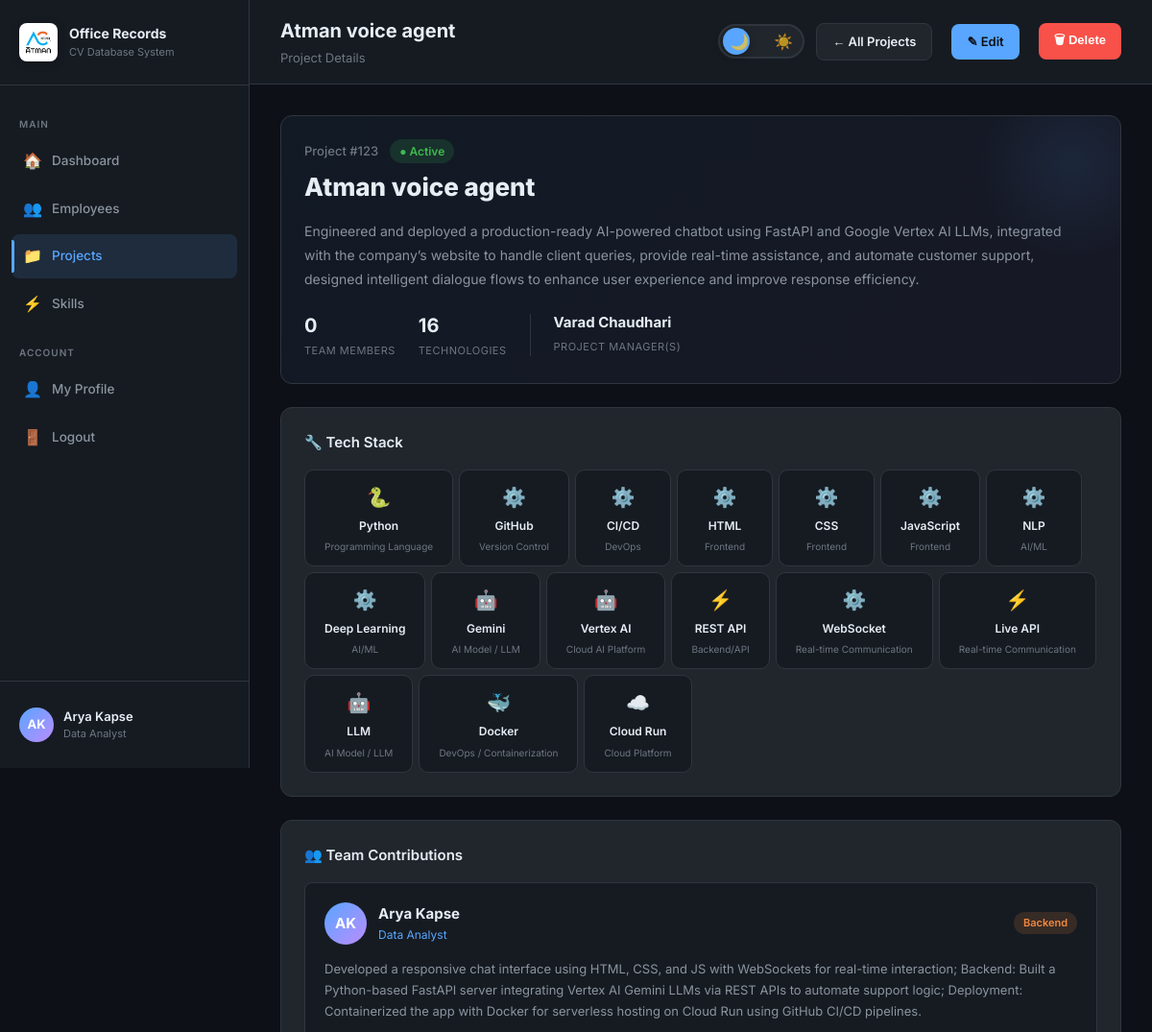
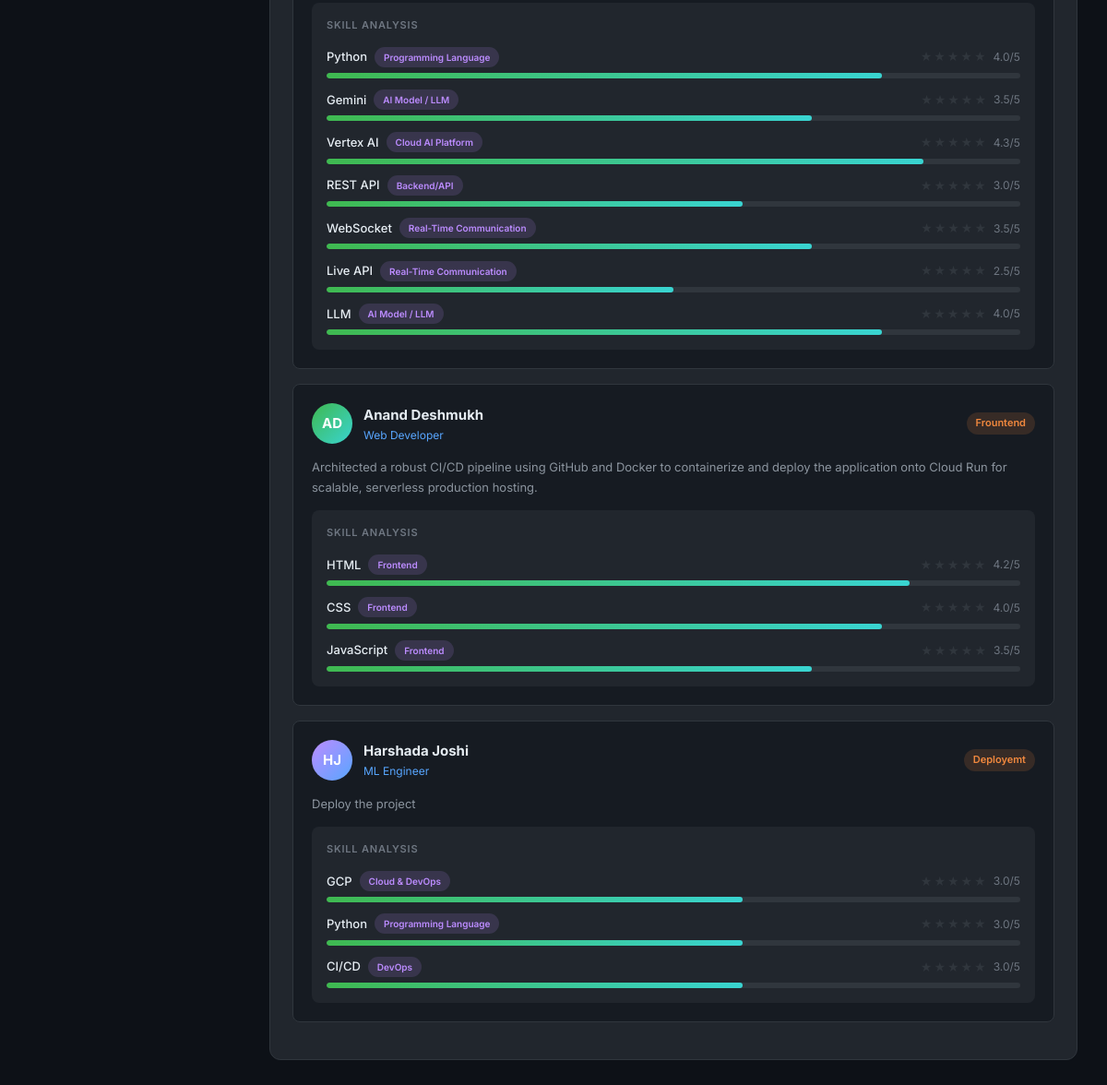
Page /projects/123/ (signed in) on the committed database (2 pictures, top to bottom).
### records/models.py (models this page shows, shortened)
class Employee(models.Model):
    ROLE_HR = 'HR'
    ROLE_MANAGER = 'Manager'
    ROLE_EMPLOYEE = 'Employee'
    ROLE_CHOICES = [
        ('HR', 'HR'),
        ('Manager', 'Manager'),
        ('Employee', 'Employee'),
    ]
    emp_id = models.IntegerField(primary_key=True)
    emp_name = models.CharField(max_length=200)
    IAM = models.CharField(max_length=20, choices=ROLE_CHOICES, default='Employee')
    password = models.CharField(max_length=100)
    email = models.EmailField(max_length=200, blank=True, null=True)
    profile_summary = models.TextField(blank=True, null=True)
    linkedin_url = models.CharField(max_length=300, blank=True, null=True)
    github_portfolio_url = models.CharField(max_length=300, blank=True, null=True)
    joining_date = models.CharField(max_length=50, blank=True, null=True)
    manager_id = models.IntegerField(blank=True, null=True)
    designation = models.CharField(max_length=200, blank=True, null=True)
    experience = models.CharField(max_length=50, blank=True, null=True)
    total_utilization = models.FloatField(default=0, blank=True, null=True)
    class Meta:
        db_table = 'employee'
    def get_initials(self):
        parts = self.emp_name.split()
        return ''.join(p[0].upper() for p in parts[:2])

class Project(models.Model):
    STATUS_CHOICES = [
        ('Active', 'Active'),
        ('Completed', 'Completed'),
        ('On Hold', 'On Hold'),
        ('Cancelled', 'Cancelled'),
    ]
    project_id = models.IntegerField(primary_key=True)
    project_name = models.CharField(max_length=300)
    description = models.TextField(blank=True, null=True)
    status = models.CharField(max_length=50, blank=True, null=True, choices=STATUS_CHOICES)
    manager_id = models.CharField(max_length=200, blank=True, null=True, db_column='manager_id')
    @property
    def get_managers(self):
        if not self.manager_id:
            return []
        ids = [int(x.strip()) for x in self.manager_id.split(',') if x.strip().isdigit()]
        return Employee.objects.filter(emp_id__in=ids)
    @property
    def get_manager_ids_list(self):
        if not self.manager_id:
            return []
        return [int(x.strip()) for x in self.manager_id.split(',') if x.strip().isdigit()]
    class Meta:
        db_table = 'project'

class ProjectTech(models.Model):
    project = models.ForeignKey(Project, on_delete=models.CASCADE, related_name='technologies', db_column='project_id')
    skill = models.ForeignKey(Skill, on_delete=models.CASCADE, related_name='projects', db_column='skill_id')
    class Meta:
        db_table = 'project_tech'
        unique_together = ('project', 'skill')

class Skill(models.Model):
    skill_id = models.CharField(max_length=20, primary_key=True)
    skill_name = models.CharField(max_length=200)
    category = models.CharField(max_length=200, blank=True, null=True)
    class Meta:
        db_table = 'skill'

class Work(models.Model):
    work_id = models.CharField(max_length=20, primary_key=True)
    employee = models.ForeignKey(Employee, on_delete=models.CASCADE, related_name='works', db_column='emp_id')
    project = models.ForeignKey(Project, on_delete=models.CASCADE, related_name='works', db_column='project_id')
    role_in_project = models.CharField(max_length=200, blank=True, null=True)
    work_summary = models.TextField(blank=True, null=True)
    utilization = models.FloatField(default=0, blank=True, null=True)
    class Meta:
        db_table = 'work'

class WorkSkillAnalysis(models.Model):
    analysis_id = models.CharField(max_length=20, primary_key=True)
    work = models.ForeignKey(Work, on_delete=models.CASCADE, related_name='skill_analyses', db_column='work_id')
    skill = models.ForeignKey(Skill, on_delete=models.CASCADE, related_name='work_analyses', db_column='skill_id')
    rating = models.FloatField(blank=True, null=True)
    justification = models.TextField(blank=True, null=True)
    class Meta:
        db_table = 'work_skill_analysis'

### records/views.py (the view)
    def wrapper(request, *args, **kwargs):
        if not request.session.get('emp_id'):
            return redirect('records:login')
        return view_func(request, *args, **kwargs)

### records/views.py (called while the page is built)
def login_required_custom(view_func):
    def wrapper(request, *args, **kwargs):
        if not request.session.get('emp_id'):
            return redirect('records:login')
        return view_func(request, *args, **kwargs)
    wrapper.__name__ = view_func.__name__
    return wrapper

def get_session_iam(request):
    return request.session.get('IAM', 'Employee')

### templates/records/project_detail.html (shortened to what this page needs)
{% extends "records/base.html" %}
{% block page_title %}{{ project.project_name }}{% endblock %}
{% block page_sub %}Project Details{% endblock %}
{% block topbar_actions %}
<a href="{% url 'records:project_list' %}" class="btn btn-secondary">← All Projects</a>
{% if user_iam == 'Manager' and is_project_manager or user_iam == 'HR' %}
<a href="{% url 'records:edit_project' project.project_id %}" class="btn btn-primary" style="margin-left: 8px;">✎ Edit</a>
{% endif %}
{% if user_iam == 'HR' %}
<form action="{% url 'records:delete_project' project.project_id %}" method="POST" style="display:inline; margin-left: 8px;" onsubmit="return confirm('Are you sure you want to delete this project? This will erase all AI summaries and recalculate skill averages permanently.');">
  <button type="submit" class="btn" style="background:#f85149;color:white;border:none;cursor:pointer;padding:8px 16px;border-radius:var(--radius-sm);font-weight:600;">🗑 Delete</button>
</form>
{% endif %}
{% endblock %}
{% block content %}
<div class="card mb-24" style="background:linear-gradient(135deg,rgba(88,166,255,0.06),rgba(188,140,255,0.06));position:relative;overflow:hidden">
  <div style="position:absolute;top:-50px;right:-50px;width:200px;height:200px;background:radial-gradient(circle,rgba(88,166,255,0.1) 0%,transparent 70%)"></div>
  <div style="font-size:13px;color:var(--text-muted);margin-bottom:8px;font-weight:500;display:flex;align-items:center;gap:12px">
    Project #{{ project.project_id }}
    {% if project.status %}
    <span class="badge {% if project.status == 'Active' %}badge-green{% elif project.status == 'Completed' %}badge-blue{% elif project.status == 'On Hold' %}badge-orange{% else %}badge-red{% endif %}" style="font-size:12px">
      {% if project.status == 'Active' %}● {% elif project.status == 'Completed' %}✓ {% endif %}{{ project.status }}
    </span>
    {% endif %}
  </div>
  <h1 style="font-size:26px;font-weight:800;margin-bottom:16px">{{ project.project_name }}</h1>
  {% if project.description %}
  <p style="font-size:14px;color:var(--text-secondary);line-height:1.8;max-width:800px;margin-bottom:20px">
    {{ project.description }}
  </p>
  {% endif %}
  <div style="display:flex;align-items:center;gap:24px;flex-wrap:wrap">
    <div class="ps-item">
      <span class="ps-value">{{ works|length }}</span>
      <span class="ps-label">Team Members</span>
    </div>
    <div class="ps-item">
      <span class="ps-value">{{ tech_stack|length }}</span>
      <span class="ps-label">Technologies</span>
    </div>
    {% if project.get_managers %}
    <div class="ps-item" style="border-left: 1px solid var(--border); padding-left: 24px;">
      <div style="display:flex; flex-direction:column; gap:4px;">
        {% for m in project.get_managers %}
        <span class="ps-value" style="font-size:15px; line-height:1.2;">{{ m.emp_name }}</span>
        {% endfor %}
      </div>
      <span class="ps-label" style="margin-top:6px; display:inline-block;">Project Manager(s)</span>
    </div>
    {% endif %}
  </div>
</div>
{% if tech_stack %}
<div class="card mb-24">
  <div class="card-title mb-16">🔧 Tech Stack</div>
  <div class="tags">
    {% for pt in tech_stack %}
    <div style="background:var(--bg-secondary);border:1px solid var(--border);border-radius:10px;padding:12px 20px;display:flex;flex-direction:column;align-items:center;gap:4px;min-width:100px">
      <span style="font-size:20px">
        {% if 'python' in pt.skill.skill_name|lower %}🐍
        {% elif 'fastapi' in pt.skill.skill_name|lower or 'api' in pt.skill.skill_name|lower %}⚡
        {% elif 'docker' in pt.skill.skill_name|lower %}🐳
        {% elif 'gemini' in pt.skill.skill_name|lower or 'ai' in pt.skill.skill_name|lower or 'llm' in pt.skill.skill_name|lower %}🤖
        {% elif 'cloud' in pt.skill.skill_name|lower %}☁️
        {% elif 'vertex' in pt.skill.skill_name|lower %}🔷
        {% else %}⚙️
        {% endif %}
      </span>
      <span style="font-size:12px;font-weight:600;color:var(--text-primary)">{{ pt.skill.skill_name }}</span>
      <span style="font-size:10px;color:var(--text-muted)">{{ pt.skill.category }}</span>
    </div>
    {% endfor %}
  </div>
</div>
{% endif %}
<div class="card">
  <div class="card-title mb-16">👥 Team Contributions</div>
  {% for item in works_with_access %}
  {% with work=item.work sa_list=item.skill_analyses show_rating=item.show_rating %}
  <div style="background:var(--bg-secondary);border:1px solid var(--border);border-radius:var(--radius-sm);padding:20px;margin-bottom:16px;transition:var(--transition)" onmouseover="this.style.borderColor='var(--accent-blue)'" onmouseout="this.style.borderColor='var(--border)'">
    <div style="display:flex;align-items:center;gap:12px;margin-bottom:14px">
      <a href="{% url 'records:employee_detail' work.employee.emp_id %}">
        <div class="avatar" style="width:44px;height:44px;font-size:15px;background:linear-gradient(135deg,{% cycle '#58a6ff,#bc8cff' '#3fb950,#39d4d1' '#bc8cff,#58a6ff' %})">
          {{ work.employee.get_initials }}
        </div>
      </a>
      <div style="flex:1">
        <a href="{% url 'records:employee_detail' work.employee.emp_id %}" style="font-size:15px;font-weight:700;color:var(--text-primary);text-decoration:none">
          {{ work.employee.emp_name }}
        </a>
        <div style="font-size:12px;color:var(--accent-blue)">{{ work.employee.designation }}</div>
      </div>
      <span class="badge badge-orange">{{ work.role_in_project }}</span>
    </div>
    {% if work.work_summary %}
    <p style="font-size:13px;color:var(--text-secondary);line-height:1.7;margin-bottom:14px">{{ work.work_summary }}</p>
    {% endif %}
    {% if sa_list %}
    <div style="background:var(--bg-card);border-radius:8px;padding:16px">
      <div style="font-size:11px;text-transform:uppercase;letter-spacing:0.8px;color:var(--text-muted);margin-bottom:14px;font-weight:600">Skill Analysis</div>
      <div style="display:flex;flex-direction:column;gap:12px">
        {% for sa in sa_list %}
        <div>
          <div class="skill-bar-header">
            <div style="display:flex;align-items:center;gap:8px">
              <span class="skill-bar-name">{{ sa.skill.skill_name }}</span>
              <span class="badge badge-purple" style="font-size:10px">{{ sa.skill.category }}</span>
            </div>
            <div style="display:flex;align-items:center;gap:8px">
              <div class="star-rating">
                {% for i in "12345" %}
                <span class="star {% if forloop.counter <= sa.rating|floatformat:'0' %}filled{% endif %}">★</span>
                {% endfor %}
              </div>
              <span class="skill-bar-rating">{{ sa.rating }}/5</span>
            </div>
          </div>
          <div class="skill-bar-bg">
            <div class="skill-bar-fill green" data-pct="{% widthratio sa.rating 5 100 %}"></div>
          </div>
        </div>
        {% endfor %}
      </div>
    </div>
    {% elif not show_rating and work.skill_analyses.exists %}
    <div style="background:var(--bg-card);border-radius:8px;padding:16px;text-align:center;">
      <span class="badge" style="background:var(--bg-secondary);color:var(--text-muted);">🔒 Skill ratings hidden</span>
    </div>
    {% endif %}
  </div>
  {% endwith %}
  {% empty %}
  <div class="empty-state">
    <div class="empty-state-icon">👥</div>
    <div class="empty-state-text">No team members assigned.</div>
  </div>
  {% endfor %}
</div>
{% endblock %}

### templates/records/base.html (shortened to what this page needs)
{% load static %}
<!DOCTYPE html>
<html lang="en">
<head>
  <link rel="stylesheet" href="{% static 'css/style.css' %}?v={{ request.resolver_match.url_name }}{% now 'U' %}"/>
</head>
<body>
<div class="app-layout">
  <aside class="sidebar" id="sidebar">
    <div class="sidebar-brand">
      <div class="brand-icon" style="background:white;padding:4px">
        <img src="{% static 'images/AI_Symbol.png' %}" alt="Logo" style="width:100%;height:100%;object-fit:contain;display:block">
      </div>
      <div class="brand-text">
        <span class="brand-title">Office Records</span>
        <span class="brand-sub">CV Database System</span>
      </div>
    </div>
    <nav class="sidebar-nav">
      <span class="nav-section-label">Main</span>
      <a href="{% url 'records:dashboard' %}"
         class="nav-link {% if request.resolver_match.url_name == 'dashboard' %}active{% endif %}">
        <span class="nav-icon">🏠</span> Dashboard
      </a>
      <a href="{% url 'records:employee_list' %}"
         class="nav-link {% if 'employee' in request.resolver_match.url_name %}active{% endif %}">
        <span class="nav-icon">👥</span> Employees
      </a>
      <a href="{% url 'records:project_list' %}"
         class="nav-link {% if 'project' in request.resolver_match.url_name %}active{% endif %}">
        <span class="nav-icon">📁</span> Projects
      </a>
      <a href="{% url 'records:skills' %}"
         class="nav-link {% if request.resolver_match.url_name == 'skills' %}active{% endif %}">
        <span class="nav-icon">⚡</span> Skills
      </a>
      <span class="nav-section-label">Account</span>
      <a href="{% url 'records:my_profile' %}" class="nav-link">
        <span class="nav-icon">👤</span> My Profile
      </a>
      <a href="{% url 'records:logout' %}" class="nav-link">
        <span class="nav-icon">🚪</span> Logout
      </a>
    </nav>
    <div class="sidebar-footer">
      <a href="{% url 'records:my_profile' %}" class="user-card" style="text-decoration:none">
        <div class="user-avatar" id="sidebarAvatar" data-name="{{ request.session.emp_name|default:'' }}">
        </div>
        <div class="user-info">
          <div class="user-name">{{ request.session.emp_name }}</div>
          <div class="user-role">{{ request.session.designation|default:"Employee" }}</div>
        </div>
      </a>
    </div>
  </aside>
  <main class="main-content">
    <div class="topbar">
      <div style="display:flex; align-items:center; gap:16px;">
        <div>
          <div class="topbar-title">{% block page_title %}Dashboard{% endblock %}</div>
          <div class="topbar-sub">{% block page_sub %}{% endblock %}</div>
        </div>
      </div>
      <div class="topbar-actions">
        <div class="theme-switch" id="themeToggle" title="Toggle Light/Dark Mode">
          <span>🌙</span>
          <span>☀️</span>
          <div class="switch-knob"></div>
        </div>
        {% block topbar_actions %}{% endblock %}
      </div>
    </div>
    <div class="page-content animate-fade-in">
      {% block content %}{% endblock %}
    </div>
  </main>
</div>
</body>
</html>

### templates/records/base.html (style rules this page uses)
.theme-switch { position: relative; width: 90px; height: 36px; border: 2px solid var(--border); border-radius: 999px; background: var(--bg-card); display: flex; align-items: center; justify-content: space-between; padding: 0 10px; cursor: pointer; flex-shrink: 0; user-select: none; }
.theme-switch span { font-size: 16px; z-index: 2; user-select: none; opacity: 0.7; transition: opacity 0.3s ease, transform 0.3s ease; }
.theme-switch .switch-knob { position: absolute; top: 2px; left: 3px; width: 28px; height: 28px; background: var(--accent-blue, #58a6ff); border-radius: 50%; transition: transform 0.35s cubic-bezier(0.34, 1.56, 0.64, 1), background 0.35s ease; box-shadow: 0 2px 8px rgba(0,0,0,0.3); pointer-events: none; }

### rows in the picture
Employee: session.emp_name "Arya Kapse", session.designation "Data Analyst"
Project: project_name "Atman voice agent", project_id "123", status "Active", description "Engineered and deployed a production-ready AI-powered chatbot using FastAPI and Google Vertex AI LLMs, integrated with the company’s website to handle client queries, provide real-time assistance, and automate customer support, designed intelligent dialogue flows to enhance user experience and improve response efficiency."
Employee: emp_name "Varad Chaudhari"
ProjectTech: skill.skill_name "Python", skill.category "Programming Language"
ProjectTech: skill.skill_name "GitHub", skill.category "Version Control"
ProjectTech: skill.skill_name "CI/CD", skill.category "DevOps"
ProjectTech: skill.skill_name "HTML", skill.category "Frontend"
ProjectTech: skill.skill_name "CSS", skill.category "Frontend"
ProjectTech: skill.skill_name "JavaScript", skill.category "Frontend"
ProjectTech: skill.skill_name "NLP", skill.category "AI/ML"
ProjectTech: skill.skill_name "Deep Learning", skill.category "AI/ML"
ProjectTech: skill.skill_name "Gemini", skill.category "AI Model / LLM"
ProjectTech: skill.skill_name "Vertex AI", skill.category "Cloud AI Platform"
ProjectTech: skill.skill_name "REST API", skill.category "Backend/API"
ProjectTech: skill.skill_name "WebSocket", skill.category "Real-time Communication"
ProjectTech: skill.skill_name "Live API", skill.category "Real-time Communication"
ProjectTech: skill.skill_name "LLM", skill.category "AI Model / LLM"
ProjectTech: skill.skill_name "Docker", skill.category "DevOps / Containerization"
ProjectTech: skill.skill_name "Cloud Run", skill.category "Cloud Platform"
Work: work.employee.get_initials "AK", work.employee.emp_name "Arya Kapse", work.employee.designation "Data Analyst", work.role_in_project "Backend", work.work_summary "Developed a responsive chat interface using HTML, CSS, and JS with WebSockets for real-time interaction; Backend: Built a Python-based FastAPI server integrating Vertex AI Gemini LLMs via REST APIs to automate support logic; Deployment: Containerized the app with Docker for serverless hosting on Cloud Run using GitHub CI/CD pipelines."
WorkSkillAnalysis: skill.skill_name "Python", skill.category "Programming Language", rating "4.0"
WorkSkillAnalysis: skill.skill_name "Gemini", skill.category "AI Model / LLM", rating "3.5"
WorkSkillAnalysis: skill.skill_name "Vertex AI", skill.category "Cloud AI Platform", rating "4.3"
WorkSkillAnalysis: skill.skill_name "REST API", skill.category "Backend/API", rating "3.0"
WorkSkillAnalysis: skill.skill_name "WebSocket", skill.category "Real-Time Communication", rating "3.5"
WorkSkillAnalysis: skill.skill_name "Live API", skill.category "Real-Time Communication", rating "2.5"
WorkSkillAnalysis: skill.skill_name "LLM", skill.category "AI Model / LLM", rating "4.0"
Work: work.employee.get_initials "AD", work.employee.emp_name "Anand Deshmukh", work.employee.designation "Web Developer", work.role_in_project "Frountend", work.work_summary "Architected a robust CI/CD pipeline using GitHub and Docker to containerize and deploy the application onto Cloud Run for scalable, serverless production hosting."
WorkSkillAnalysis: skill.skill_name "HTML", skill.category "Frontend", rating "4.2"
WorkSkillAnalysis: skill.skill_name "CSS", skill.category "Frontend", rating "4.0"
WorkSkillAnalysis: skill.skill_name "JavaScript", skill.category "Frontend", rating "3.5"
Work: work.employee.get_initials "HJ", work.employee.emp_name "Harshada Joshi", work.employee.designation "ML Engineer", work.role_in_project "Deployemt", work.work_summary "Deploy the project"
WorkSkillAnalysis: skill.skill_name "GCP", skill.category "Cloud & DevOps", rating "3.0"
WorkSkillAnalysis: skill.skill_name "Python", skill.category "Programming Language", rating "3.0"
WorkSkillAnalysis: skill.skill_name "CI/CD", skill.category "DevOps", rating "3.0"

### other values in the picture
{{ works|length }} "0"
{{ tech_stack|length }} "16"
